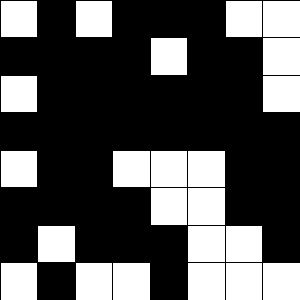
Frame 1 (no input)
Frame 60 (the mouse pressed at the canvas centre just before this capture): identical to frame 1, image omitted
Frame 120 (the mouse held since frame 60 and released just before this capture): identical to frame 1, image omitted

The Processing sketch that drew this single still picture (run headless with seeded random() and noise(); from frame 60 on, the mouse is pressed at the canvas centre):

// Processing sketch: processing_54537
// ── processing_54537.pde

// a 2-dimensional array
boolean state[][] = new boolean[8][8];

void setup() {
  size(300, 300);
  //state[0][0] = true;
  //state[6][3] = true;
  for (int i=0; i < 8; i++) {
    for (int j=0; j < 8; j++) {
       if ( random(1) > 0.5 ) state[i][j] = true;
    }
  }
}

void draw() {
  for (int i=0; i < 8; i++) {
    for (int j=0; j < 8; j++) {
      if (state[i][j] == true) fill(255);
      else fill(0);
      float w = width/8.0;
      float x = i*w;
      float y = j*w;
      rect(x, y, w, w);
    }  
  }
}
